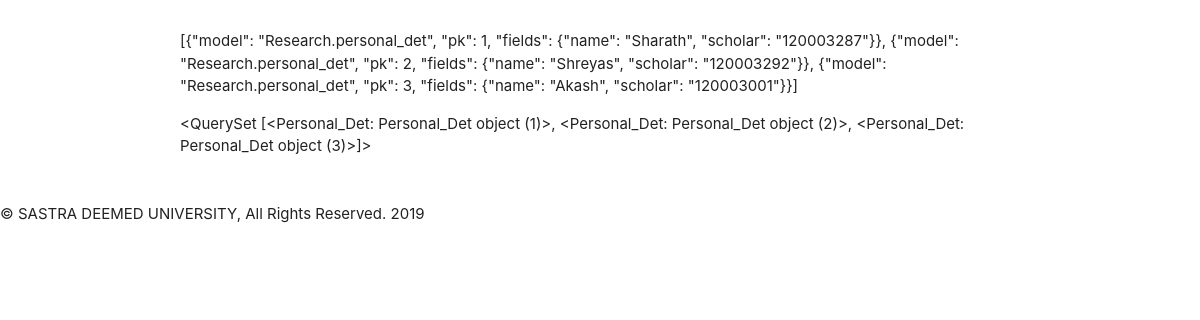
The app's page /readj/, older data.
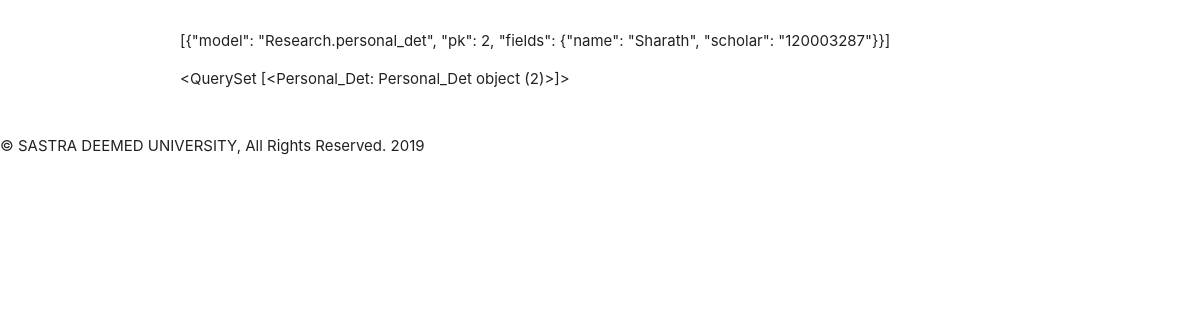
The same page, newer data.
### Research/models.py (models this page shows)
class Personal_Det(models.Model):
   name=models.CharField(max_length=50)
   scholar=models.OneToOneField(Scholar)
   email=models.EmailField()
   pemail=models.EmailField()
   category=models.CharField(max_length=10)
   school=models.CharField(max_length=30)
   phno=models.CharField(max_length=11)
   retitle=models.CharField(max_length=500)
   typet=models.CharField(max_length=30)
   regdate=models.CharField(max_length=10)
   sex=models.CharField(max_length=10)
   dob=models.CharField(max_length=10)
   supervisor=models.ForeignKey(Supervisor)
   institution=models.CharField(max_length=500)
   institution_ad=models.CharField(max_length=500)

### Research/views.py (the view)
# urls.py: url(r'^readj/', readj),
def readj(request):
  dbAAA=Announcement.objects.all()
  dbAA=Personal_Det.objects.all()
  dbA=serializers.serialize('json',dbAA,fields=("name","scholar"))
  return render(request,"index.html",{"dbA":dbA,"dbAA":dbAA})

### Templates/index.html (shortened to what this page needs)
<!DOCTYPE html>
<html>
<head>
	<link rel="stylesheet" href="https://cdnjs.cloudflare.com/ajax/libs/materialize/1.0.0/css/materialize.min.css">
</head>
<body>
  <section class="section">
    <div class="container">
          <p>{{dbA}}</p>
          <p>{{dbAA}}</p>
    </div>
  </section>
  <div class="footer">
    <p>&copy; SASTRA DEEMED UNIVERSITY, All Rights Reserved. 2019</p>
  </div>
</body>
{% load static %}
</html>

Row changes from the older to the newer data that the page shows:
removed Personal_Det: id "<QuerySet [<Personal_Det: Personal_Det object (1)>, <Personal_Det: Personal_Det object (2)>, <Personal_Det: Personal_Det object (3)>]>"
now on this page (row edited): Personal_Det: id "<QuerySet [<Personal_Det: Personal_Det object (2)>]>"
Text that changed along with them:
{{ dbA }}: "[{\"model\": \"Research.personal_det\", \"pk\": 1, \"fields\": {\"name\": \"Sharath\", \"scholar\": \"120003287\"}}, {\"model\": \"Research.personal_det\", \"pk\": 2, \"fields\": {\"name\": \"Shreyas\", \"scholar\": \"120003292\"}}, {\"model\": \"Research.personal_det\", \"pk\": 3, \"fields\": {\"name\": \"Akash\", \"scholar\": \"120003001\"}}]" → "[{\"model\": \"Research.personal_det\", \"pk\": 2, \"fields\": {\"name\": \"Sharath\", \"scholar\": \"120003287\"}}]"
